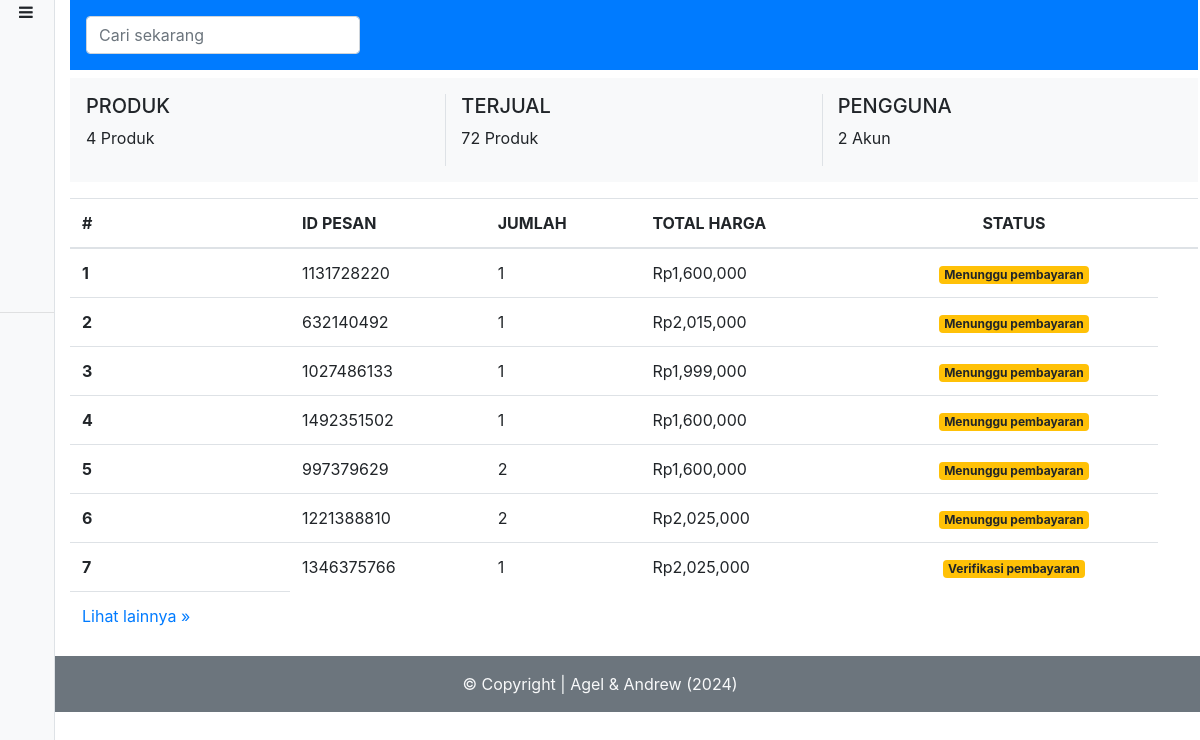
The page /code/native/technoid/admin/index.php (signed in) on the database its author committed.
### tables this page shows
CREATE TABLE `transaksi` (
  `id` int(11) NOT NULL,
  `id_pesan` int(11) NOT NULL,
  `id_user` int(11) NOT NULL,
  `pengirim` varchar(50) NOT NULL,
  `penerima` varchar(50) NOT NULL,
  `alamat` varchar(150) NOT NULL,
  `telepon` int(15) NOT NULL,
  `email` varchar(50) NOT NULL,
  `kuantiti_total` int(11) NOT NULL,
  `total_akhir` int(20) NOT NULL,
  `pembayaran` int(11) NOT NULL,
  `id_status` int(11) NOT NULL,
  `pesan_at` datetime NOT NULL,
  `kirim_at` datetime NOT NULL,
  `terima_at` datetime NOT NULL
);

### code/native/technoid/function/admin.php (called while the page is built, shortened)
<?php
require 'koneksi.php';
function home()
{
    global $konek;
    $barang = mysqli_query($konek, "SELECT * FROM produk");
    $jual = mysqli_query($konek, "SELECT SUM(jual) as jual FROM penjualan");
    $akun = mysqli_query($konek, "SELECT * FROM users WHERE role='2'");
    $trans = mysqli_query($konek, "SELECT * FROM transaksi JOIN status ON status.id_status=transaksi.id_status WHERE transaksi.id_status < 2 ORDER BY id DESC LIMIT 7 ");
    $tran = [];
    while ($tr = mysqli_fetch_object($trans)) {
        $tran[] = $tr;
    }
    $data = [
        'judul'     => 'Beranda',
        'produk'    => mysqli_fetch_object($barang),
        'jmlPd'     => mysqli_num_rows($barang),
        'akun'     => mysqli_num_rows($akun),
        'jual'     => mysqli_fetch_object($jual),
        'trans'     => $tran,
    ];
    return $data;
}

### code/native/technoid/admin/index.php (the view, shortened to what this page needs)
<?php
require '../function/admin.php';
$jmlPd = home()['jmlPd'];
$transaksi = home()['trans'];
require 'template_admin/header.php';
?>
<div class="heading text-center bg-light mt-2 p-3 ">
    <div class="row text-left ">
        <div class="col-4 border-right">
            <h5>PRODUK</h5>
            <p> <?= $jmlPd ?> Produk</p>
        </div>
        <div class="col-4">
            <h5>TERJUAL</h5>
            <p><?= home()['jual']->jual ?> Produk</p>
        </div>
        <div class="col-4 border-left">
            <h5>PENGGUNA</h5>
            <p><?= home()['akun'] ?> Akun</p>
        </div>
    </div>
</div>
<table class="transaksi table mt-3">
    <thead>
        <tr>
            <th scope="col">#</th>
            <th scope="col">ID PESAN</th>
            <th scope="col">JUMLAH</th>
            <th scope="col">TOTAL HARGA</th>
            <th scope="col" class="text-center">STATUS</th>
            <th scope="col"></th>
        </tr>
    </thead>
    <tbody>
        <?php foreach ($transaksi as $key => $value) : ?>
            <tr>
                <th scope="row"><?= $key + 1 ?></th>
                <td><?= $value->id_pesan ?></td>
                <td><?= $value->kuantiti_total ?></td>
                <td>Rp<?= number_format($value->total_akhir, 0) ?></td>
                <td class="text-center">
                    <?php if ($value->id_status == 0 && $value->pembayaran == 0) : ?>
                        <span class=" badge badge-warning">Menunggu pembayaran</span>
                    <?php elseif ($value->id_status == 0 && $value->pembayaran == 1) : ?>
                        <span class=" badge badge-warning">Verifikasi pembayaran</span>
                    <?php elseif ($value->id_status == 2) : ?>
                        <span class=" badge badge-primary"><?= $value->keterangan ?></span>
                    <?php endif; ?>
                </td>
            </tr>
        <?php endforeach; ?>
    </tbody>
    <tfoot>
        <tr>
            <td>
                <a class="text-decoration-none" href="<?= url ?>admin/transaksi.php"> Lihat lainnya &raquo;</a>
            </td>
        </tr>
    </tfoot>
</table>
<?php require 'template_admin/footer.php' ?>

### code/native/technoid/assets/css/custom.css (style rules this page uses)
* { margin: 0; padding: 0; }

### rows shown on the page
transaksi: id_pesan "1131728220", kuantiti_total "1", total_akhir "1,600,000", pembayaran "Menunggu pembayaran"
transaksi: id_pesan "632140492", kuantiti_total "1", total_akhir "2,015,000", pembayaran "Menunggu pembayaran"
transaksi: id_pesan "1027486133", kuantiti_total "1", total_akhir "1,999,000", pembayaran "Menunggu pembayaran"
transaksi: id_pesan "1492351502", kuantiti_total "1", total_akhir "1,600,000", pembayaran "Menunggu pembayaran"
transaksi: id_pesan "997379629", kuantiti_total "2", total_akhir "1,600,000", pembayaran "Menunggu pembayaran"
transaksi: id_pesan "1221388810", kuantiti_total "2", total_akhir "2,025,000", pembayaran "Menunggu pembayaran"
transaksi: id_pesan "1346375766", kuantiti_total "1", total_akhir "2,025,000", pembayaran "Verifikasi pembayaran"

### other values the page prints
$jmlPd "4"
home()['jual']->jual "72"
home()['akun'] "2"
author "Agel & Andrew"
